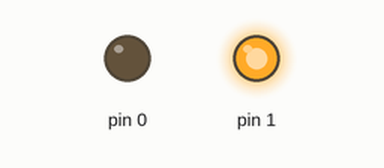
Simulated run of this sketch. Board: Arduino Uno, built with avr-gcc and run on an emulated ATmega328P. Shown: output pins drawn as LEDs (lit = HIGH).

Above: at 0.1 s.
At 10.2 s:
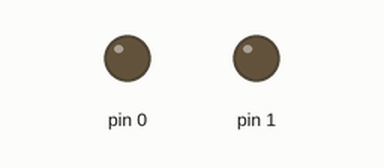
At 20.3 s:
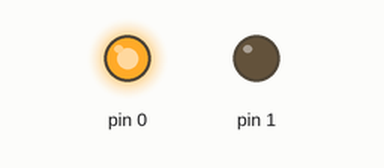
Timing chart, 0 to 21.8 s (numbered marks = the images above):
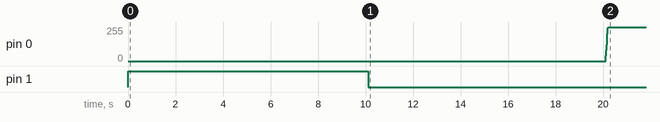

Measured:
- by itself, pin 0: 0/255 → 255/255 at 20.1 s
- by itself, pin 1: LOW → HIGH at 0.02 s, → LOW 10.1 s later

The sketch:

TeensyPWMTesting.ino
```cpp
#include "SoftPWM.h"

void setup() {
  // put your setup code here, to run once:
  SoftPWMBegin();
  SoftPWMSet(0, 0);
  SoftPWMSetFadeTime(0, 100, 500);
}

void loop()
{
  // Turn on - set to 100%
  SoftPWMSetPercent(1, 100);

  // Wait for LED to turn on - you could do other tasks here
  delay(100);

  // Turn off - set to 0%

  // Wait for LED to turn off
  delay(10000);
  SoftPWMSetPercent(1,0);
  delay(10000);
  SoftPWMSetPercent(0,100);
  delay(10000);
  SoftPWMSetPercent(0,100);
  delay(10000);

}
```
